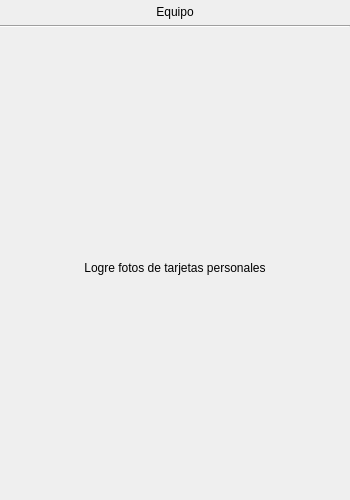
<?xml version="1.0" encoding="UTF-8"?>
<ui version="4.0">
 <class>Game</class>
 <widget class="QWidget" name="Game">
  <property name="geometry">
   <rect>
    <x>0</x>
    <y>0</y>
    <width>350</width>
    <height>500</height>
   </rect>
  </property>
  <property name="windowTitle">
   <string>Form</string>
  </property>
  <layout class="QGridLayout" name="layout">
   <property name="leftMargin">
    <number>0</number>
   </property>
   <property name="topMargin">
    <number>5</number>
   </property>
   <property name="rightMargin">
    <number>0</number>
   </property>
   <property name="bottomMargin">
    <number>5</number>
   </property>
   <item row="4" column="0" colspan="3">
    <layout class="QHBoxLayout" name="horizontalLayout">
     <item>
      <widget class="Line" name="line_2">
       <property name="orientation">
        <enum>Qt::Vertical</enum>
       </property>
      </widget>
     </item>
    </layout>
   </item>
   <item row="2" column="0" colspan="3">
    <widget class="QLabel" name="nameLabel">
     <property name="text">
      <string>Equipo</string>
     </property>
     <property name="alignment">
      <set>Qt::AlignCenter</set>
     </property>
     <property name="wordWrap">
      <bool>true</bool>
     </property>
    </widget>
   </item>
   <item row="5" column="0" colspan="3">
    <widget class="Scene" name="scene" native="true">
     <property name="sizePolicy">
      <sizepolicy hsizetype="Expanding" vsizetype="Expanding">
       <horstretch>0</horstretch>
       <verstretch>0</verstretch>
      </sizepolicy>
     </property>
    </widget>
   </item>
   <item row="3" column="0" colspan="3">
    <widget class="Line" name="line">
     <property name="orientation">
      <enum>Qt::Horizontal</enum>
     </property>
    </widget>
   </item>
   <item row="6" column="0" rowspan="2" colspan="3">
    <widget class="QLabel" name="messageLabel">
     <property name="text">
      <string>Logre fotos de tarjetas personales</string>
     </property>
     <property name="alignment">
      <set>Qt::AlignCenter</set>
     </property>
     <property name="wordWrap">
      <bool>true</bool>
     </property>
    </widget>
   </item>
   <item row="8" column="0" colspan="3">
    <widget class="Boton" name="pbRegistrarse" native="true">
     <property name="sizePolicy">
      <sizepolicy hsizetype="Preferred" vsizetype="Expanding">
       <horstretch>0</horstretch>
       <verstretch>0</verstretch>
      </sizepolicy>
     </property>
    </widget>
   </item>
  </layout>
 </widget>
 <customwidgets>
  <customwidget>
   <class>Scene</class>
   <extends>QWidget</extends>
   <header>scene.h</header>
   <container>1</container>
  </customwidget>
  <customwidget>
   <class>Boton</class>
   <extends>QWidget</extends>
   <header>boton.h</header>
   <container>1</container>
  </customwidget>
 </customwidgets>
 <resources/>
 <connections/>
</ui>
